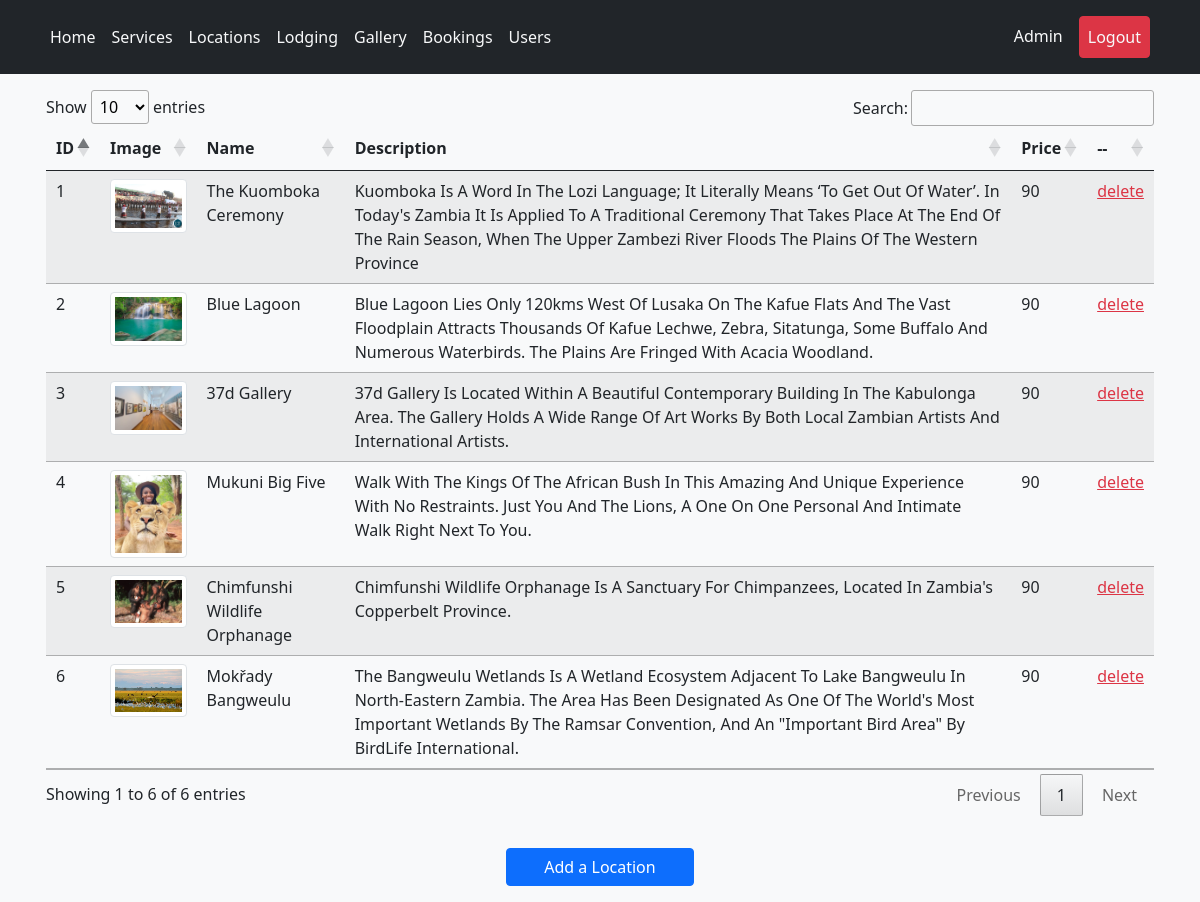
The page /pages/location.manage.php (signed in) on the database its author committed.
### tables this page shows
CREATE TABLE `users` (
  `id` int(11) NOT NULL,
  `email` varchar(60) DEFAULT NULL,
  `first_name` varchar(60) DEFAULT NULL,
  `last_name` varchar(60) DEFAULT NULL,
  `phone_no` varchar(12) DEFAULT NULL,
  `password` longtext NOT NULL,
  `is_admin` tinyint(1) NOT NULL,
  `joined` datetime DEFAULT current_timestamp()
);

CREATE TABLE `locations` (
  `id` int(11) NOT NULL,
  `name` varchar(60) NOT NULL,
  `description` longtext NOT NULL,
  `image` text NOT NULL,
  `price` double NOT NULL,
  `rating` float NOT NULL,
  `user_id` int(11) NOT NULL,
  `modified` datetime NOT NULL DEFAULT current_timestamp()
);

### api/get_user.php (called while the page is built, shortened)
<?php
function get_profile($email, $db_connection){
    $sql = "SELECT * FROM users WHERE email = ?";
    if($stmt = $db_connection->prepare($sql)){
        $stmt->bind_param("s", $email);
        if($stmt->execute()){
            $result = $stmt->get_result();
            if($result->num_rows == 1){
                $row = $result->fetch_array(MYSQLI_ASSOC);
                return $row;
            }
        }
    }
}

### inc/session.php (called while the page is built, shortened)
<?php
require_once "../scripts/connect.php";
include_once "../api/get_user.php";
if (!(isset($_SESSION["loggedin"]) && $_SESSION["loggedin"] === true)) {
    header('location: login.php');
    exit();
} else {
    $user = get_profile($_SESSION['email'], $db_connection);
}
?>

### api/get_table_data.php (the view, shortened to what this page needs)
<?php
include_once "get_user.php";
function get_location_data($db_connection){
    $sql = "SELECT * FROM locations";
    if($result = $db_connection->query($sql)){
        if($result->num_rows > 0){
            while($row = $result->fetch_array()){
                echo "<tr>";
                    echo "<td>" . $row['id'] . "</td>";
                    echo "<td><img style='width:100px;' src='../" . $row['image'] . "' class='img-thumbnail' alt='" . $row['name'] . "'></td>";
                    echo "<td>" . $row['name'] . "</td>";
                    echo "<td>" . $row['description'] . "</td>";
                    echo "<td>" . $row['price'] . "</td>";
                    echo '<td><a href="../scripts/delete.location.process.php?lodge='.$row['id'].'" class="link-danger">delete</a></td>';
                echo "</tr>";
            }
        } else {
            echo "<tr>";
                echo "<td colspan='6' class='text-center'> No records found. </td>";
            echo "</tr>";
        }
    }
}

### inc/navbar.php
<header class="p-3 bg-dark text-white sticky-top">
    <div class="container">
      <div class="d-flex flex-wrap align-items-center justify-content-center justify-content-lg-start">
        <ul class="nav col-12 col-lg-auto me-lg-auto mb-2 justify-content-center mb-md-0">
            <li class="nav-item"><a href="/Mwape/" class="nav-link link-light px-2">Home</a></li>
            <li class="nav-item"><a href="/Mwape/index.php#services" class="nav-link link-light px-2">Services</a></li>
            <li class="nav-item"><a href="/Mwape/pages/location.php" class="nav-link link-light px-2">Locations</a></li>
            <li class="nav-item"><a href="/Mwape/pages/lodging.php" class="nav-link link-light px-2">Lodging</a></li>
            <li class="nav-item"><a href="/Mwape/pages/gallery.php" class="nav-link link-light px-2">Gallery</a></li>
            <?php
            if (isset($_SESSION['email'])) {
                echo '<li class="nav-item"><a href="/Mwape/pages/booking.php" class="nav-link link-light px-2">Bookings</a></li>';
                if ($user['is_admin'] == true) {
                    echo '<li class="nav-item"><a href="/Mwape/pages/users.php" class="nav-link link-light px-2">Users</a></li>';
                }
            }
            ?>
        </ul>
        <div class="text-end">
            <ul class="nav">
                <?php
                if (isset($_SESSION['email'])) {
                echo '<li class="nav-item"><a href="/Mwape/pages/account.php" class="nav-link link-light px-2">'.$user['first_name'].' '.$user['last_name'].'</a></li>
                <li class="nav-item"><a href="/Mwape/scripts/logout.process.php" class="nav-link link-light px-2 btn btn-danger mx-2">Logout</a></li>';
                } else {
                echo '<li class="nav-item"><a href="/Mwape/pages/login.php" class="btn btn-outline-light-me-2 nav-link link-light px-2 mx-2">Login</a></li>
                <li class="nav-item"><a href="/Mwape/pages/signup.php" class="btn btn-warning nav-link link-light px-2 mx-2">Sign up</a></li>';
                }
                ?>
            </ul>
        </div>
      </div>
    </div>
</header>

### DataTables/datatables.css (style rules this page uses)
table.dataTable tbody tr { background-color: transparent; }
table.dataTable tbody th, table.dataTable tbody td { padding: 8px 10px; }
table.dataTable th, table.dataTable td { box-sizing: content-box; }

### rows shown on the page
users: first_name "Admin"
locations: id "1", image (picture), name "The Kuomboka Ceremony", description "Kuomboka Is A Word In The Lozi Language; It Literally Means ‘To Get Out Of Water’. In Today's Zambia It Is Applied To A Traditional Ceremony That Takes Place At The End Of The Rain Season, When The Upper Zambezi River Floods The Plains Of The Western Province", price "90"
locations: id "2", image (picture), name "Blue Lagoon", description "Blue Lagoon Lies Only 120kms West Of Lusaka On The Kafue Flats And The Vast Floodplain Attracts Thousands Of Kafue Lechwe, Zebra, Sitatunga, Some Buffalo And Numerous Waterbirds. The Plains Are Fringed With Acacia Woodland.", price "90"
locations: id "3", image (picture), name "37d Gallery", description "37d Gallery Is Located Within A Beautiful Contemporary Building In The Kabulonga Area. The Gallery Holds A Wide Range Of Art Works By Both Local Zambian Artists And International Artists.", price "90"
locations: id "4", image (picture), name "Mukuni Big Five", description "Walk With The Kings Of The African Bush In This Amazing And Unique Experience With No Restraints. Just You And The Lions, A One On One Personal And Intimate Walk Right Next To You.", price "90"
locations: id "5", image (picture), name "Chimfunshi Wildlife Orphanage", description "Chimfunshi Wildlife Orphanage Is A Sanctuary For Chimpanzees, Located In Zambia's Copperbelt Province.", price "90"
locations: id "6", image (picture), name "Mokřady Bangweulu", description "The Bangweulu Wetlands Is A Wetland Ecosystem Adjacent To Lake Bangweulu In North-Eastern Zambia. The Area Has Been Designated As One Of The World's Most Important Wetlands By The Ramsar Convention, And An \"Important Bird Area\" By BirdLife International.", price "90"
